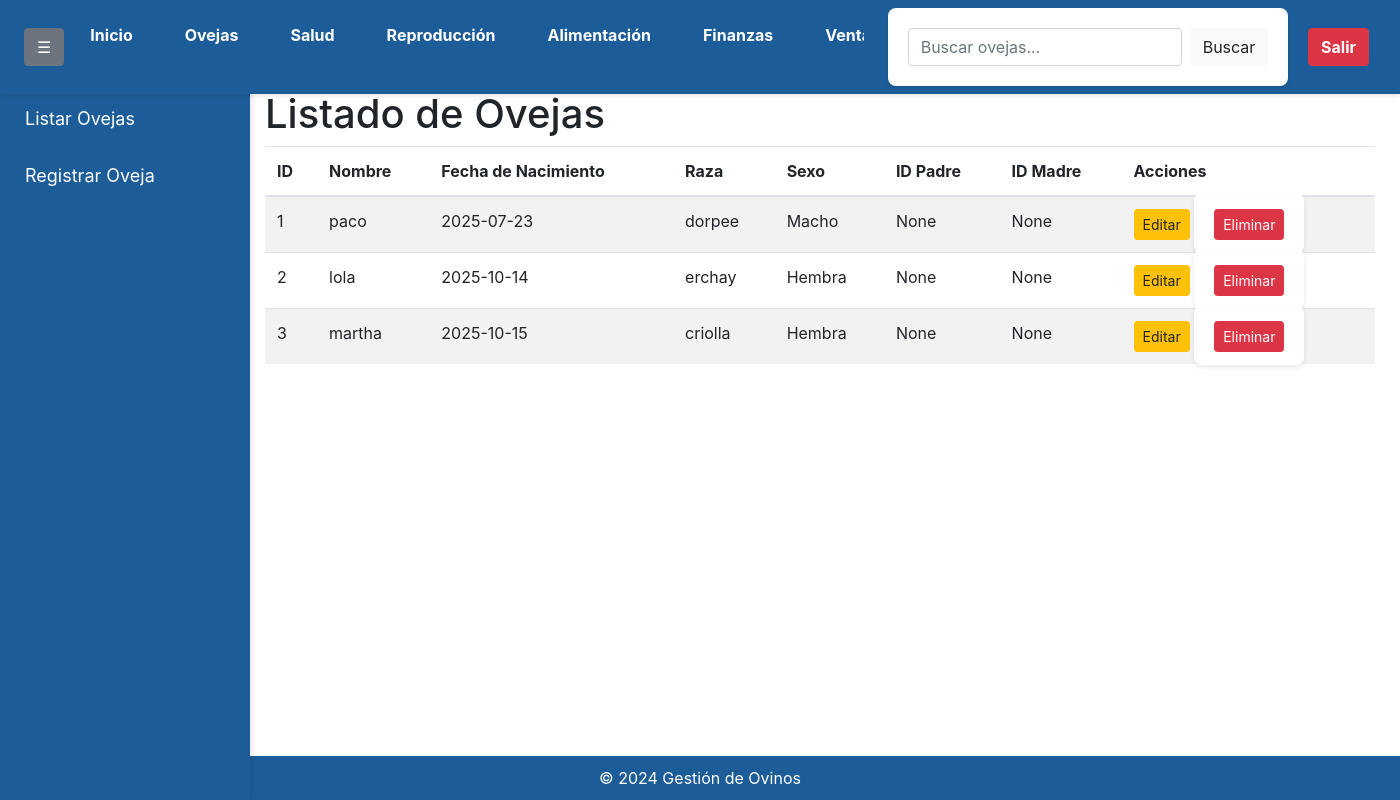
The app's page /listar_ovejas (signed in) with its own data.
### app/models.py (models this page shows, shortened)
class Oveja(db.Model):
    id = db.Column(db.Integer, primary_key=True)
    nombre = db.Column(db.String(100), nullable=False)
    fecha_nacimiento = db.Column(db.Date, nullable=False)
    raza = db.Column(db.String(50), nullable=False)
    sexo = db.Column(db.Enum('Macho', 'Hembra', name='sexo_enum'), nullable=False)
    id_padre = db.Column(db.Integer, db.ForeignKey('oveja.id'), nullable=True)
    id_madre = db.Column(db.Integer, db.ForeignKey('oveja.id'), nullable=True)
    user_id = db.Column(db.Integer, db.ForeignKey('user.id'), nullable=False)
    padre = db.relationship('Oveja', remote_side=[id], foreign_keys=[id_padre], backref=db.backref('hijos_padre', uselist=True))
    madre = db.relationship('Oveja', remote_side=[id], foreign_keys=[id_madre], backref=db.backref('hijos_madre', uselist=True))
    user = db.relationship('User', backref='ovejas')

### app/routes.py (the view)
@app.route('/listar_ovejas')
@login_required
def listar_ovejas():
    search_query = request.args.get('search', '')  # Obtener el término de búsqueda desde la solicitud
    if search_query:
        ovejas = Oveja.query.filter(
            (Oveja.nombre.contains(search_query)) |
            (Oveja.raza.contains(search_query)) |
            (Oveja.sexo.contains(search_query)) |
            (Oveja.fecha_nacimiento.contains(search_query))|
            (Oveja.id_madre.contains(search_query))|
            (Oveja.id_padre.contains(search_query))
        ).filter_by(user_id=current_user.id).all()
    else:
        ovejas = Oveja.query.filter_by(user_id=current_user.id).all()
    return render_template('listar_ovejas.html', ovejas=ovejas, search_query=search_query)

### app/__init__.py (called while the page is built)
@login_manager.user_loader
def load_user(user_id):
    return User.query.get(int(user_id))

### app/templates/listar_ovejas.html (shortened to what this page needs)
<!DOCTYPE html>
<html lang="es">
<head>
    <link rel="stylesheet" href="{{ url_for('static', filename='styles.css') }}">
    <link rel="stylesheet" href="https://maxcdn.bootstrapcdn.com/bootstrap/4.5.2/css/bootstrap.min.css">
</head>
<body>
    <nav class="navbar navbar-expand-lg navbar-light" style="background-color: #1c5d99;">
        <div class="collapse navbar-collapse" id="navbarNav">
            <button class="btn btn-secondary ml-2" id="toggleSidebar">☰</button>
            <ul class="navbar-nav mr-auto">
                <li class="nav-item">
                    <a class="nav-link text-white" href="{{ url_for('index') }}">Inicio</a>
                </li>
                <li class="nav-item">
                    <a class="nav-link text-white" href="{{ url_for('oveja') }}">Ovejas</a>
                </li>
                <li class="nav-item">
                    <a class="nav-link text-white" href="{{ url_for('salud') }}">Salud</a>
                </li>
                <li class="nav-item">
                    <a class="nav-link text-white" href="{{ url_for('reproduccion') }}">Reproducción</a>
                </li>
                <li class="nav-item">
                    <a class="nav-link text-white" href="{{ url_for('alimentacion') }}">Alimentación</a>
                </li>
                <li class="nav-item">
                    <a class="nav-link text-white" href="{{ url_for('finanzas') }}">Finanzas</a>
                </li>
                <li class="nav-item">
                    <a class="nav-link text-white" href="{{ url_for('venta') }}">Ventas</a>
                </li>
            </ul>
            <form class="form-inline my-2 my-lg-0" method="GET" action="{{ url_for('listar_ovejas') }}">
                <input class="form-control mr-sm-2" type="search" name="search" placeholder="Buscar ovejas..." aria-label="Search" value="{{ request.args.get('search', '') }}">
                <button class="btn btn-light my-2 my-sm-0" type="submit">Buscar</button>
            </form>
            <a href="{{ url_for('logout') }}" class="btn btn-danger ml-2">Salir</a>
        </div>
    </nav>
    <div class="sidebar" id="sidebar">
        <ul class="nav flex-column">
            <li class="nav-item">
                <a class="nav-link text-white" href="{{ url_for('listar_ovejas') }}">Listar Ovejas</a>
            </li>
            <li class="nav-item">
                <a class="nav-link text-white" href="{{ url_for('registrar_oveja') }}">Registrar Oveja</a>
            </li>
        </ul>
    </div>
    <div class="container mt-3">
        <h1 style="margin-top: 70px;">Listado de Ovejas</h1>
<table class="table table-striped">
    <thead>
        <tr>
            <th>ID</th>
            <th>Nombre</th>
            <th>Fecha de Nacimiento</th>
            <th>Raza</th>
            <th>Sexo</th>
            <th>ID Padre</th>
            <th>ID Madre</th>
            <th>Acciones</th>
        </tr>
    </thead>
    <tbody>
        {% for oveja in ovejas %}
            <tr>
                <td>{{ oveja.id }}</td>
                <td>{{ oveja.nombre }}</td>
                <td>{{ oveja.fecha_nacimiento }}</td>
                <td>{{ oveja.raza }}</td>
                <td>{{ oveja.sexo }}</td>
                <td>{{ oveja.id_padre }}</td>
                <td>{{ oveja.id_madre }}</td>
                <td>
                    <a href="{{ url_for('editar_oveja', id=oveja.id) }}" class="btn btn-warning btn-sm">Editar</a>
                    <form action="{{ url_for('eliminar_oveja', id=oveja.id) }}" method="POST" style="display:inline;">
                        <button type="submit" class="btn btn-danger btn-sm" onclick="return confirm('¿Estás seguro de que deseas eliminar esta oveja?');">Eliminar</button>
                    </form>
                </td>
            </tr>
        {% endfor %}
    </tbody>
</table>
    </div>
    <footer class="text-center mt-4">
        &copy; 2024 Gestión de Ovinos
    </footer>
</body>
</html>

### app/static/styles.css (style rules this page uses)
body { font-family: 'Arial', sans-serif; background-color: #f0f2f5; color: #333; margin: 0; padding: 0; padding-top: 20px; }
.navbar { background-color: #1c5d99; padding: 10px 20px; text-align: center; box-shadow: 0 2px 5px rgba(0, 0, 0, 0.1); position: fixed; top: 0; left: 0; width: 100%; z-index: 1000; }
.navbar a { color: #ffffff; text-decoration: none; margin: 0 15px; font-weight: bold; }
.sidebar { height: calc(100vh - 35px); width: 250px; position: fixed; top: 35px; right: 0; background-color: #1c5d99; padding-top: 20px; box-shadow: 2px 0 5px rgba(0, 0, 0, 0.1); overflow-y: auto; z-index: 900; }
.sidebar a { padding: 15px 25px; text-decoration: none; font-size: 18px; color: #ffffff; display: block; transition: 0.3s; }
form { max-width: 500px; margin: 20px auto; padding: 20px; background-color: #ffffff; border-radius: 8px; box-shadow: 0 2px 5px rgba(0, 0, 0, 0.1); }
.btn { display: inline-block; padding: 10px 15px; background-color: #1c5d99; color: white; text-decoration: none; border-radius: 5px; font-weight: bold; text-align: center; }
footer { background-color: #1c5d99; color: white; text-align: center; padding: 10px; position: fixed; bottom: 0; width: calc(100%); right: 0; z-index: 850; }

### app/templates/listar_ovejas.html (style rules this page uses)
.sidebar { height: calc(100% - 70px); width: 250px; position: fixed; top: 70px; left: 0; background-color: #1c5d99; transition: margin-left 0.3s; }
.container { margin-left: 250px; transition: margin-left 0.3s; }
.navbar { padding: 0.5rem 0.5rem; position: fixed; width: 100%; z-index: 1000; }
.navbar-nav .nav-item { margin: 0 3px; }
.navbar { padding: 0.5rem 1rem; }
.navbar-nav { max-width: 800px; overflow-x: auto; }

### records on screen
Oveja: id "1", nombre "paco", fecha_nacimiento "2025-07-23", raza "dorpee", sexo "Macho", id_padre "None", id_madre "None"
Oveja: id "2", nombre "lola", fecha_nacimiento "2025-10-14", raza "erchay", sexo "Hembra", id_padre "None", id_madre "None"
Oveja: id "3", nombre "martha", fecha_nacimiento "2025-10-15", raza "criolla", sexo "Hembra", id_padre "None", id_madre "None"
